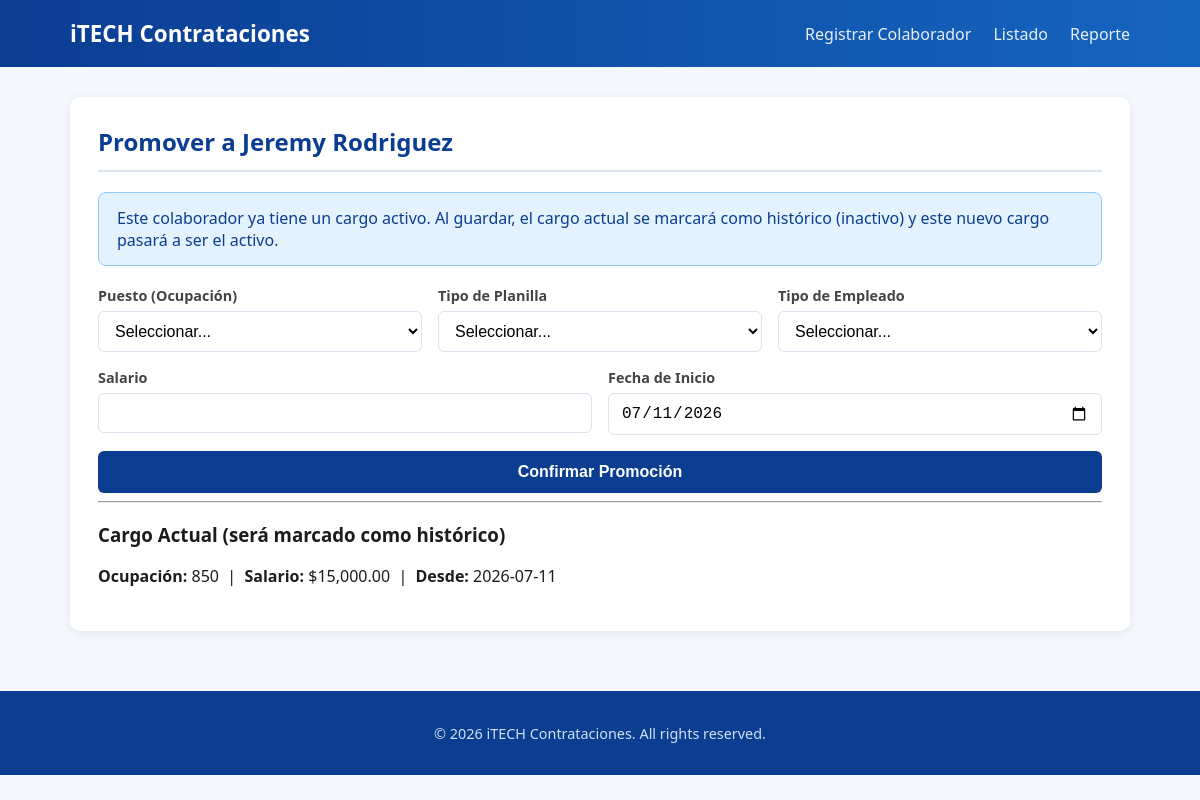
Page /index.php?ruta=perfil/crear&colaborador_id=1 on the committed database.
### tables this page shows
CREATE TABLE IF NOT EXISTS `colaboradores` (
  `id` int NOT NULL AUTO_INCREMENT,
  `identidad` varchar(20) NOT NULL,
  `nombre` varchar(50) NOT NULL,
  `apellido` varchar(50) NOT NULL,
  `edad` int NOT NULL,
  `tipo_sangre_id` int NOT NULL,
  `sexo_id` int NOT NULL,
  `nacionalidad` varchar(50) NOT NULL,
  `ruta_id` int NOT NULL,
  `correo` varchar(100) NOT NULL,
  `celular` varchar(20) NOT NULL,
  `empleado_activo` tinyint(1) NOT NULL DEFAULT '1',
  `created_at` timestamp NOT NULL DEFAULT CURRENT_TIMESTAMP,
  `updated_at` timestamp NOT NULL DEFAULT CURRENT_TIMESTAMP ON UPDATE CURRENT_TIMESTAMP,
  PRIMARY KEY (`id`),
  UNIQUE KEY `uq_colaborador_identidad` (`identidad`),
  UNIQUE KEY `uq_colaborador_correo` (`correo`),
  UNIQUE KEY `uq_colaborador_celular` (`celular`),
  KEY `fk_colaborador_tipo_sangre` (`tipo_sangre_id`),
  KEY `fk_colaborador_sexo` (`sexo_id`),
  KEY `fk_colaborador_ruta` (`ruta_id`)
);

CREATE TABLE IF NOT EXISTS `perfiles_laborales` (
  `id` int NOT NULL AUTO_INCREMENT,
  `colaborador_id` int NOT NULL,
  `ocupacion_id` int NOT NULL,
  `tipo_planilla_id` int NOT NULL,
  `tipo_empleado_id` int NOT NULL,
  `salario` decimal(10,2) NOT NULL,
  `fecha_inicio` date NOT NULL,
  `fecha_fin` date DEFAULT NULL,
  `es_activo` tinyint(1) NOT NULL DEFAULT '1',
  `motivo_baja_id` int DEFAULT NULL,
  `firma_digital` text NOT NULL,
  `created_at` timestamp NOT NULL DEFAULT CURRENT_TIMESTAMP,
  PRIMARY KEY (`id`),
  KEY `fk_perfil_colaborador` (`colaborador_id`),
  KEY `fk_perfil_ocupacion` (`ocupacion_id`),
  KEY `fk_perfil_tipo_planilla` (`tipo_planilla_id`),
  KEY `fk_perfil_tipo_empleado` (`tipo_empleado_id`),
  KEY `fk_perfil_motivo_baja` (`motivo_baja_id`)
);

### app/Controllers/ControllerBase.php (called while the page is built, shortened)
<?php
abstract class ControllerBase
{
    protected function render(string $vista, array $datos = []): void
    {
        extract($datos);
        $rutaVista = __DIR__ . '/../Views/' . $vista . '.php';
        require __DIR__ . '/../Views/layouts/header.php';
        require $rutaVista;
        require __DIR__ . '/../Views/layouts/footer.php';
    }
}

### app/Controllers/PerfilLaboralController.php (called while the page is built, shortened)
<?php
class PerfilLaboralController extends ControllerBase
{
    private PerfilLaboral $perfilModel;
    private Colaborador $colaboradorModel;
    public function __construct()
    {
        $this->perfilModel = new PerfilLaboral();
        $this->colaboradorModel = new Colaborador();
    }
    public function mostrarFormulario(): void
    {
        $colaboradorId = (int) ($_GET['colaborador_id'] ?? 0);
        $colaborador = $this->colaboradorModel->buscarPorId($colaboradorId);
        $perfilActivo = $this->perfilModel->buscarActivoPorColaborador($colaboradorId);
        $this->render('perfil/formulario', [
            'colaborador'    => $colaborador,
            'perfilActivo'   => $perfilActivo,
            'ocupaciones'    => (new CatOcupacion())->activos(),
            'tiposPlanilla'  => (new CatTipoPlanilla())->todos(),
            'tiposEmpleado'  => (new CatTipoEmpleado())->activos(),
            'motivosBaja'    => (new CatMotivoTerminacion())->todos(),
            'errores'        => $_SESSION['errores'] ?? [],
        ]);
    }
}

### app/Services/Router.php (called while the page is built, shortened)
<?php
class Router
{
    private array $rutasPermitidas = [];
    public function registrar(string $ruta, string $controlador, string $accion): void
    {
        $this->rutasPermitidas[$ruta] = [$controlador, $accion];
    }
    public function despachar(string $ruta): void
    {
        [$controladorClase, $accion] = $this->rutasPermitidas[$ruta];
        $controlador = new $claseCompleta();
        $controlador->$accion();
    }
}

### public/index.php (called while the page is built, shortened)
<?php
require_once __DIR__ . '/../app/autoload.php';
$router = new Router();
$router->registrar('colaborador/crear', 'ColaboradorController', 'mostrarFormulario');
$router->registrar('colaborador/guardar', 'ColaboradorController', 'guardar');
$router->registrar('colaborador/listado', 'ColaboradorController', 'listado');
$router->registrar('colaborador/editar', 'ColaboradorController', 'mostrarFormularioEdicion');
$router->registrar('colaborador/actualizar', 'ColaboradorController', 'actualizar');
$router->registrar('perfil/crear', 'PerfilLaboralController', 'mostrarFormulario');
$router->registrar('perfil/guardar', 'PerfilLaboralController', 'guardar');
$router->registrar('perfil/promover', 'PerfilLaboralController', 'promover');
$router->registrar('perfil/finalizar', 'PerfilLaboralController', 'finalizar');
$router->registrar('reporte/index', 'ReporteController', 'index');
$router->registrar('reporte/exportarExcel', 'ReporteController', 'exportarExcel');
$ruta = $_GET['ruta'] ?? 'colaborador/crear';
$router->despachar($ruta);

### app/autoload.php (called while the page is built, shortened)
<?php
spl_autoload_register(function (string $class) {
    $prefix = 'App\\';
    $baseDir = __DIR__ . '/../app/';
    $relativeClass = substr($class, strlen($prefix));
    $file = $baseDir . str_replace('\\', '/', $relativeClass) . '.php';
});

### app/Config/database.php (called while the page is built)
<?php
return [
    'driver'   => 'mysql',
    'host'     => '127.0.0.1',
    'port'     => '3306',
    'database' => 'tiposangre',
    'username' => 'root',
    'password' => '',
    'charset'  => 'utf8mb4',
];

### app/Services/DatabaseConnection.php (called while the page is built, shortened)
<?php
class DatabaseConnection
{
    private static ?DatabaseConnection $instance = null;
    private PDO $pdo;
    private function __construct()
    {
        $config = require __DIR__ . '/../Config/database.php';
        $dsn = "{$config['driver']}:host={$config['host']};port={$config['port']};dbname={$config['database']};charset={$config['charset']}";
        try {
            $this->pdo = new PDO($dsn, $config['username'], $config['password'], [
                PDO::ATTR_ERRMODE            => PDO::ERRMODE_EXCEPTION,
                PDO::ATTR_DEFAULT_FETCH_MODE => PDO::FETCH_ASSOC,
                PDO::ATTR_EMULATE_PREPARES   => false,
            ]);
        } catch (PDOException $e) {
            die('Error de conexión a la base de datos: ' . $e->getMessage());
        }
    }
    public static function getInstance(): DatabaseConnection
    {
        if (self::$instance === null) {
            self::$instance = new self();
        }
        return self::$instance;
    }
    public function selectOne(string $sql, array $params = []): ?array
    {
        $stmt = $this->run($sql, $params);
        $row = $stmt->fetch();
        return $row === false ? null : $row;
    }
    private function run(string $sql, array $params = []): PDOStatement
    {
        $stmt = $this->pdo->prepare($sql);
        $stmt->execute($params);
        return $stmt;
    }
}

### app/Models/PerfilLaboral.php (called while the page is built, shortened)
<?php
class PerfilLaboral
{
    private DatabaseConnection $db;
    public function __construct()
    {
        $this->db = DatabaseConnection::getInstance();
    }
    public function buscarActivoPorColaborador(int $colaboradorId): ?array
    {
        return $this->db->selectOne(
            "SELECT * FROM perfiles_laborales
             WHERE colaborador_id = :colaborador_id AND es_activo = 1
             LIMIT 1",
            [':colaborador_id' => $colaboradorId]
        );
    }
}

### app/Models/Colaborador.php (called while the page is built, shortened)
<?php
class Colaborador
{
    private DatabaseConnection $db;
    public function __construct()
    {
        $this->db = DatabaseConnection::getInstance();
    }
    public function buscarPorId(int $id): ?array
    {
        return $this->db->selectOne(
            "SELECT * FROM colaboradores WHERE id = :id",
            [':id' => $id]
        );
    }
}

### app/Views/perfil/formulario.php (the view, shortened to what this page needs)
<?php $esPromocion = $perfilActivo !== null; ?>
<div class="tarjeta">
    <h2>
        <?= $esPromocion ? 'Promover a ' : 'Asignar Cargo a ' ?>
        <?= htmlspecialchars($colaborador['nombre'] . ' ' . $colaborador['apellido']) ?>
    </h2>
    <?php if ($esPromocion): ?>
        <div class="alerta alerta-info">
            Este colaborador ya tiene un cargo activo. Al guardar, el cargo actual
            se marcará como histórico (inactivo) y este nuevo cargo pasará a ser el activo.
        </div>
    <?php endif; ?>
    <form method="POST" action="index.php?ruta=<?= $esPromocion ? 'perfil/promover' : 'perfil/guardar' ?>" class="formulario">
        <div class="fila">
            <div class="grupo-formulario">
                <label for="ocupacion_id">Puesto (Ocupación)</label>
                <select id="ocupacion_id" name="ocupacion_id" required>
                    <option value="">Seleccionar...</option>
                </select>
            </div>
            <div class="grupo-formulario">
                <label for="tipo_planilla_id">Tipo de Planilla</label>
                <select id="tipo_planilla_id" name="tipo_planilla_id" required>
                    <option value="">Seleccionar...</option>
                </select>
            </div>
            <div class="grupo-formulario">
                <label for="tipo_empleado_id">Tipo de Empleado</label>
                <select id="tipo_empleado_id" name="tipo_empleado_id" required>
                    <option value="">Seleccionar...</option>
                </select>
            </div>
        </div>
        <div class="fila">
            <div class="grupo-formulario">
                <label for="salario">Salario</label>
                <input type="number" step="0.01" id="salario" name="salario" required>
            </div>
            <div class="grupo-formulario">
                <label for="fecha_inicio">Fecha de Inicio</label>
                <input type="date" id="fecha_inicio" name="fecha_inicio" required
                       value="<?= date('Y-m-d') ?>">
            </div>
        </div>
        <button type="submit" class="btn btn-primario">
            <?= $esPromocion ? 'Confirmar Promoción' : 'Guardar Perfil Laboral' ?>
        </button>
    </form>
    <?php if ($esPromocion): ?>
        <hr>
        <h3>Cargo Actual (será marcado como histórico)</h3>
        <p>
            <strong>Ocupación:</strong> <?= htmlspecialchars($perfilActivo['ocupacion_id']) ?> &nbsp;|&nbsp;
            <strong>Salario:</strong> $<?= number_format((float)$perfilActivo['salario'], 2) ?> &nbsp;|&nbsp;
            <strong>Desde:</strong> <?= htmlspecialchars($perfilActivo['fecha_inicio']) ?>
        </p>
    <?php endif; ?>
</div>

### public/css/estilos.css (style rules this page uses)
:root { --color-primario: #0b3d91; --color-primario-claro: #1565c0; --color-secundario: #00acc1; --color-fondo: #f4f7fb; --color-tarjeta: #ffffff; --color-texto: #1c1c1c; --color-exito: #2e7d32; --color-exito-bg: #e8f5e9; --color-error: #c62828; --color-error-bg: #fdecea; --color-info-bg: #e3f2fd; --color-borde: #dbe3ee; }
* { box-sizing: border-box; }
body { margin: 0; font-family: 'Segoe UI', Tahoma, Geneva, Verdana, sans-serif; background-color: var(--color-fondo); color: var(--color-texto); }
.tarjeta { background: var(--color-tarjeta); border-radius: 10px; padding: 28px; margin: 30px 0; box-shadow: 0 2px 10px rgba(11, 61, 145, 0.08); }
.tarjeta h2 { margin-top: 0; color: var(--color-primario); border-bottom: 2px solid var(--color-borde); padding-bottom: 12px; }
.formulario { display: flex; flex-direction: column; gap: 16px; }
.fila { display: flex; gap: 16px; flex-wrap: wrap; }
.grupo-formulario { flex: 1; min-width: 200px; display: flex; flex-direction: column; gap: 6px; }
label { font-weight: 600; font-size: 0.9rem; color: #444; }
input, select, textarea { padding: 10px 12px; border: 1px solid var(--color-borde); border-radius: 6px; font-size: 1rem; background-color: #fff; transition: border-color 0.2s ease, box-shadow 0.2s ease; }
.btn { display: inline-block; padding: 12px 22px; border: none; border-radius: 6px; font-size: 1rem; font-weight: 600; text-decoration: none; text-align: center; cursor: pointer; transition: transform 0.15s ease, box-shadow 0.15s ease, background-color 0.2s ease; }
.btn-primario { background-color: var(--color-primario); color: white; }
.alerta { padding: 14px 18px; border-radius: 8px; margin: 20px 0; font-weight: 500; }
.alerta-info { background-color: var(--color-info-bg); color: var(--color-primario); border: 1px solid #90caf9; }

### rows in the picture
colaboradores: nombre+apellido "Jeremy Rodriguez"
perfiles_laborales: ocupacion "850", salario "15,000.00", fecha_inicio "2026-07-11"
